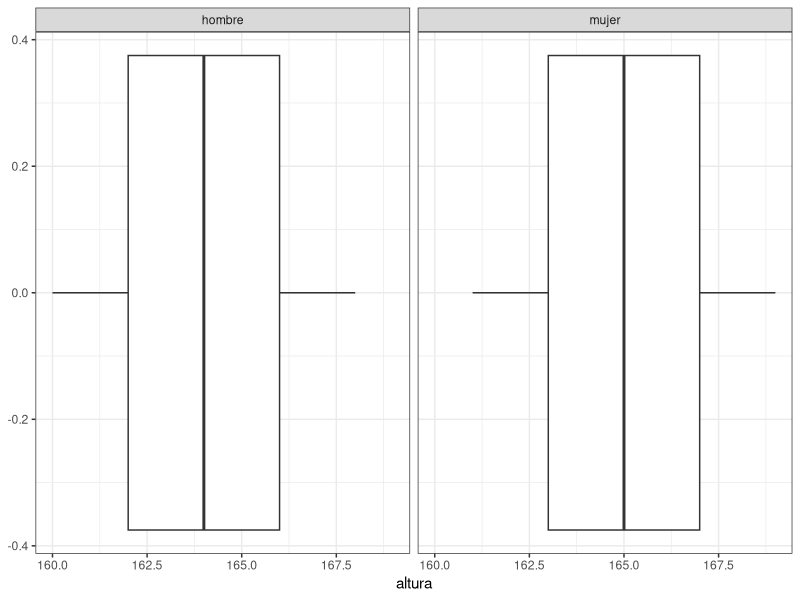

Recreate this plot in R. (Note: this script raises an error after producing the figure.)
library(tidyverse)

# crear el data frame o tibble 
df <- tibble(género = rep(c("h", "m"), 5), alumnos = 1:10, altura = 160:169 ) 

# seleccionamos los casos "m"
df.mujeres <- df %>% filter(género == "m")

# restamos la meida a la altura 
df.altos <- df %>%  mutate(dif = altura - mean(altura))

# agrupamos por género
df <- df %>% group_by(género)
df
# usando la agrupación anterior, hacemos la media por grupo 
df.medias <- df %>% summarise(m = mean(altura))

# seleccionamos las columnas de interés
df <- df %>% select(género, altura)

# ordenamos según la altura
df <- df %>% arrange(altura)
df

# convertimos la columna género   
df <-df %>% mutate(género =  case_when(
  género == "h" ~ "hombre",
  género == "m" ~ "mujer"
))


# convertimos valores con ifelse
df <- df %>% mutate(altos = ifelse(altura < 165, "bajo", "alto" ))
df

# hacemos una regresión 
modelo <- lm(altura ~ género, data = df)
summary(modelo)

library(ggplot2)

ggplot(df, aes(x =  altura)) + 
  geom_boxplot() +
  facet_grid(~género) + theme_bw()


ggplot(df, aes(x =  género, y = altura)) + 
  geom_dotplot() 







